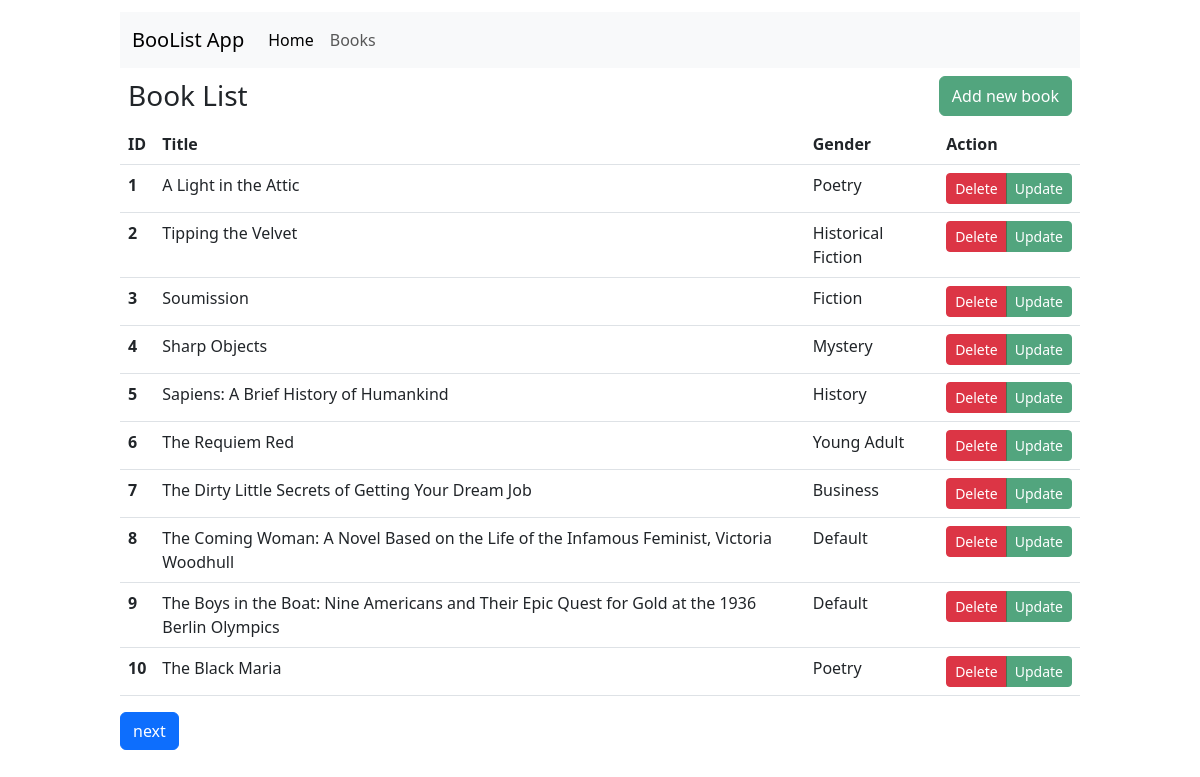
/books/1-10, run on the app's committed database.
### tables this page shows
CREATE TABLE books(
                        id INTEGER PRIMARY KEY AUTOINCREMENT,
                        title TEXT NOT NULL UNIQUE,
                        price_cents INTEGER NOT NULL,
                        description TEXT NOT NULL,
                        category TEXT NOT NULL
        );

### app.py (the view)
@app.route("/books/<int:page>-<int:limit>")
def book_list(page=None, limit=None):
    books =  Book.all(limit=limit, offset=page*limit-limit)
    return render_template('book-list.html', books = books, p=page, l=limit)

### models/bookModel.py (called while the page is built)
    @classmethod
    def from_tuple(cls, t:tuple):
        return Book(t[1], t[2], t[3], t[4], t[0])

    @classmethod
    def all(cls, offset:int = None, limit:int = None) -> list:
        t = Database.fetch_all(BookData.TABLE_NAME, offset=offset, limit=limit)
        l =[]
        for b in t:
            l.append(Book.from_tuple(b))
        return l

### models/database/database.py (called while the page is built)
    @classmethod
    def fetch_all(cls, table_name, limit:int = None, offset:int=None, file_name:str = DATABASE_FILE) -> list[tuple]:
        conn = sqlite3.connect(file_name)
        cur = conn.cursor()
        cur.execute('PRAGMA foreign_key=on;')
        if limit and offset:
            cur.execute(f"SELECT * FROM {table_name} LIMIT {limit} OFFSET {offset};")
        elif limit:
            cur.execute(f"SELECT * FROM {table_name} LIMIT {limit};")
        elif offset:
            cur.execute(f"SELECT * FROM {table_name} OFFSET {offset};")
        else:
            cur.execute(f"SELECT * FROM {table_name};")
        result = cur.fetchall()
        conn.commit()
        cur.close()
        return result

### templates/book-list.html (shortened to what this page needs)
{% extends "base.html" %}
{% block content %}
    <div class="d-flex p-2 justify-content-between">
        <h3 style="margin:3px 0;">Book List</h3>
        <button type="button" class="btn btn-success opacity-75">Add new book</button>
    </div>
    <table class="table table-hover">
        <thead>
            <tr>
                <th scope="col">ID</th>
                <th scope="col">Title</th>
                <th scope="col">Gender</th>
                <th scope="col">Action</th>
            </tr>
        </thead>
        <tbody>
            {% for book in books %}
            <tr>
                <th scope="row">{{ book.ID }}</th>
                <td>{{ book.title }}</td>
                <td>{{ book.category }}</td>
                <td>
                    <div class="btn-group" role="group" aria-label="Basic example">
                        <button type="button" class="btn btn-sm btn-danger" data-bs-toggle="modal" data-bs-target="#delete_{{books.ID}}">Delete</button>
                        <button type="button" class="btn btn-sm btn-success opacity-75">Update</button>
                    </div>
                </td>
            </tr>
            {% endfor %}
        </tbody>
    </table>
    <div class="btn-group">
        <a class="btn btn-primary" role="button" href="{{ url_for('book_list', page=p+1, limit=l) }}">next</a>
    </div>
{% endblock %}

### templates/base.html (shortened to what this page needs)
<!DOCTYPE html>
<html lang="en">
<head>
    <link href="https://cdn.jsdelivr.net/npm/bootstrap@5.3.0-alpha2/dist/css/bootstrap.min.css" rel="stylesheet">
</head>
<body style="margin:1% 10%;">
    <nav class="navbar navbar-expand-lg bg-body-tertiary">
        <div class="container-fluid">
          <a class="navbar-brand" href="#">BooList App</a>
          <div class="collapse navbar-collapse" id="navbarNav">
            <ul class="navbar-nav">
              <li class="nav-item">
                <a class="nav-link active" aria-current="page" href="{{url_for('home')}}">Home</a>
              </li>
              <li class="nav-item">
                <a class="nav-link" href="{{ url_for('book_list', page=1, limit=10) }}">Books</a>
              </li>
            </ul>
          </div>
        </div>
      </nav>
      {% block content %}
      {% endblock %}
</body>
</html>

### data on the page
books: ID "1", title "A Light in the Attic", category "Poetry"
books: ID "2", title "Tipping the Velvet", category "Historical Fiction"
books: ID "3", title "Soumission", category "Fiction"
books: ID "4", title "Sharp Objects", category "Mystery"
books: ID "5", title "Sapiens: A Brief History of Humankind", category "History"
books: ID "6", title "The Requiem Red", category "Young Adult"
books: ID "7", title "The Dirty Little Secrets of Getting Your Dream Job", category "Business"
books: ID "8", title "The Coming Woman: A Novel Based on the Life of the Infamous Feminist, Victoria Woodhull", category "Default"
books: ID "9", title "The Boys in the Boat: Nine Americans and Their Epic Quest for Gold at the 1936 Berlin Olympics", category "Default"
books: ID "10", title "The Black Maria", category "Poetry"
